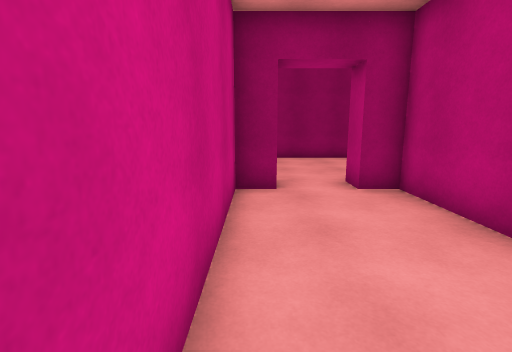
[1] (above)

15 first-person views from a walk through a 3-D level made in the Unity game engine. The camera is 1.5 m above the floor, tilts 10° down and sees 85° across. Doors are open. The floor is counted in squares, 1 m on a side. Each view is taken from the middle of a square. On the plan, view 1 faces up. The plan holds only what a view shows up to about 14 squares ahead; the rest is blank. The place goes on beyond the plan. Surface patterns are stand-ins for the level's own textures.

[2]
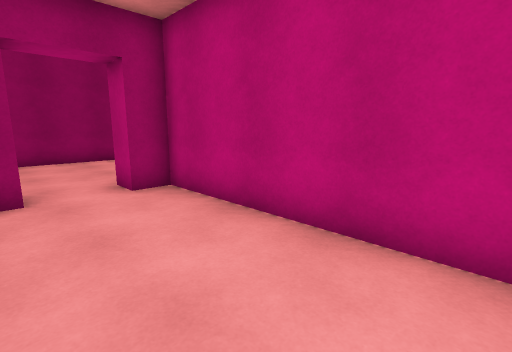

[3]
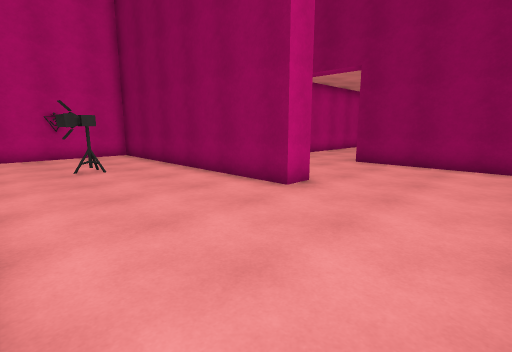

[4]
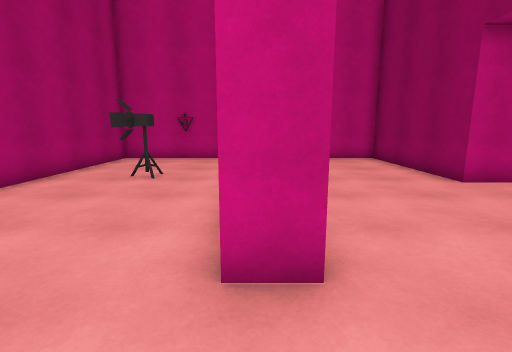

[5]
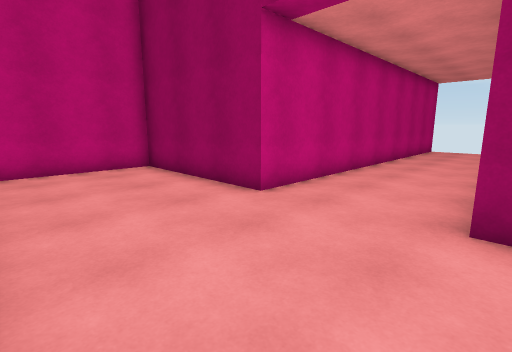

[6]
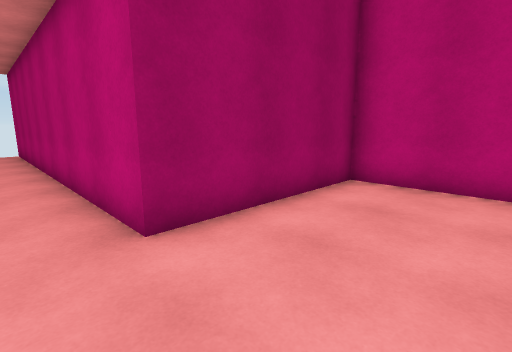

[7]
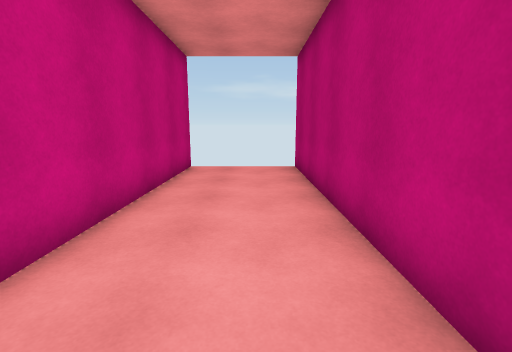

[8]
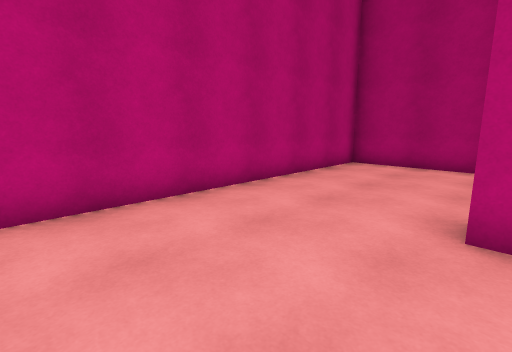

[9]
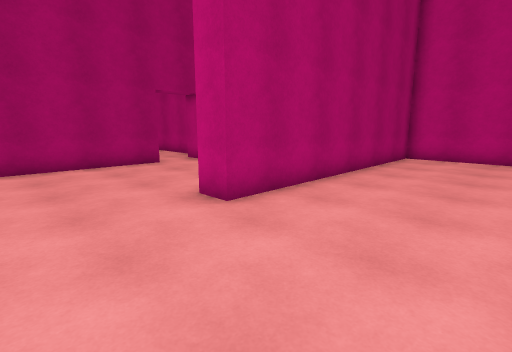

[10]
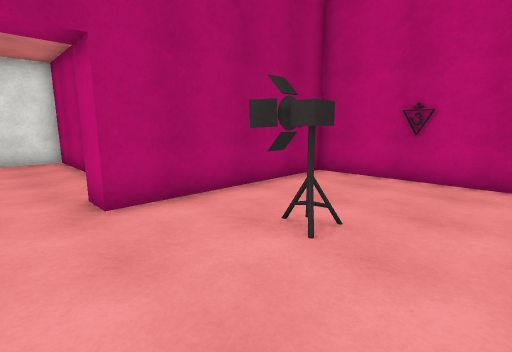

[11]
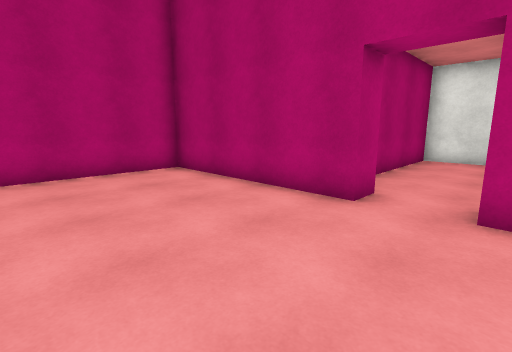

[12]
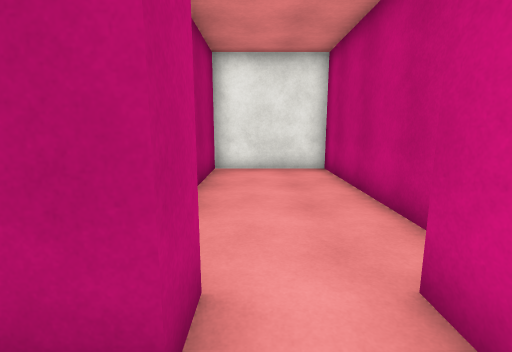

[13]
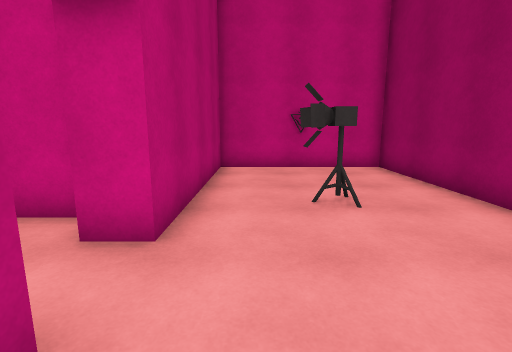

[14]
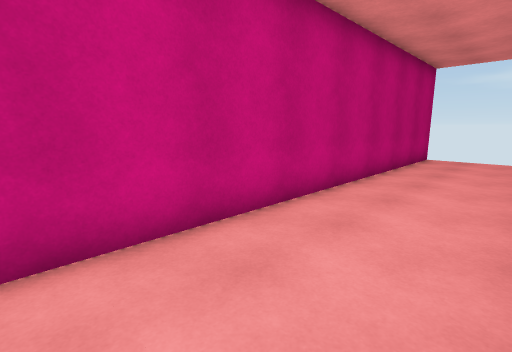

[15]
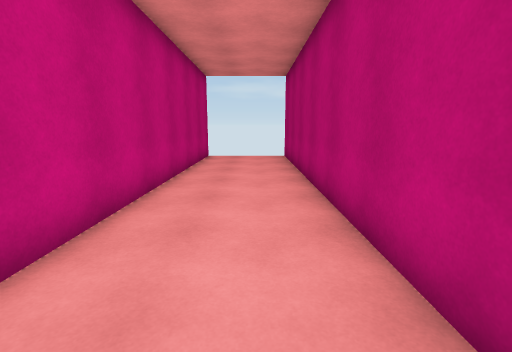

### Floor plan
Ten units are one square. View 1 is at (0, 0); x grows to the right and y downward. Boxes are objects, and circles mark ways between rooms. Rooms are numbered by the first view taken in them; rooms with no view inside come last. Other rooms are left out.
<svg viewBox="-70 -353 170 369">
<path fill="none" stroke="#000" d="M5 -77 5 -67 -5 -67 -5 11 35 11 35 -67 25 -67 25 -77M25 -77 95 -77 95 -197 35 -197 35 -348M-5 -348 -5 -197 -65 -197 -65 -147 45 -147 45 -137 -65 -137 -65 -77 5 -77"/>
<rect x="-25" y="-115" width="20" height="20" fill="#bbb"><title>other object</title></rect>
<circle cx="15" cy="-80" r="3" fill="#2a7"/>
<text x="10" y="-30">1</text>
<text x="20" y="-170">2</text>
</svg>
Room 1 opens to room 2.

Where each view was taken, in squares from view 1:
view 1: 0 up, 0 right, facing up
view 2: 0 up, 0 right, facing up-right
view 3: 8 up, 9 right, facing up-left
view 4: 14 up, 7 right, facing left
view 5: 15 up, 4 right, facing up-left
view 6: 16 up, 2 right, facing up-right
view 7: 24 up, 2 right, facing up
view 8: 19 up, 4 right, facing down-right
view 9: 19 up, 8 right, facing down-left
view 10: 13 up, 2 right, facing down-left
view 11: 13 up, 0 right, facing down-right
view 12: 9 up, 2 right, facing down
view 13: 9 up, 4 right, facing left
view 14: 20 up, 3 right, facing up-left
view 15: 20 up, 2 right, facing up
